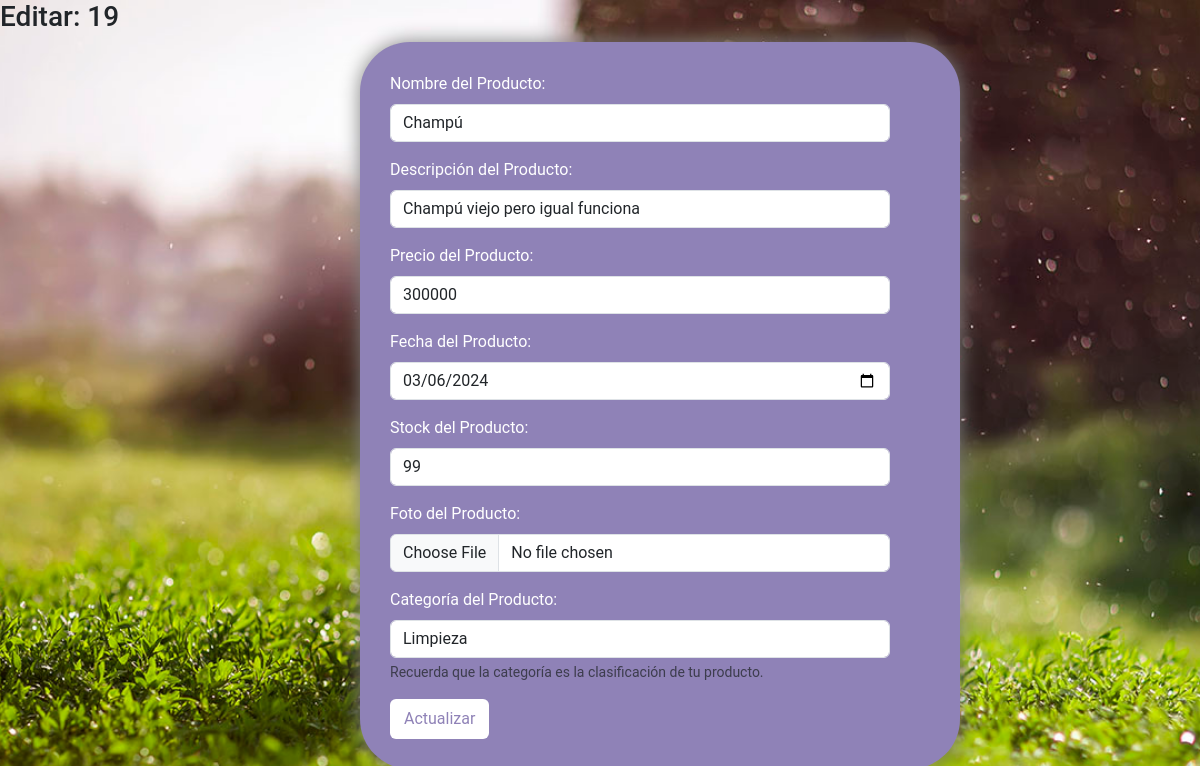
The app's page /productos_editar/19/ with its own data.
### tienda/models.py (models this page shows, shortened)
class Producto(models.Model):
    nombre = models.CharField(max_length=254)
    descripcion = models.TextField(null=True, blank=True, default="El producto no tiene descripción")
    precio = models.IntegerField()
    fecha_compra = models.DateField()
    stock = models.IntegerField(default=1)
    foto = models.ImageField(null=True, blank=True, upload_to='fotos_productos', default='default.png')
    categoria = models.ForeignKey(Categoria, on_delete=models.DO_NOTHING, default=1)

class Categoria(models.Model):
    nombre = models.CharField(max_length=254)
    descripcion = models.TextField(null=True, blank=True)

### tienda/views.py (the view)
# urls.py: path("productos_editar/<int:id>/", views.productos_editar, name="productos_editar"),
def productos_editar(request, id):
    q = Producto.objects.get(pk=id)
    query = Categoria.objects.all()
    contexto = {"id": id, "data": q, "categoria": query}
    return render(request, "tienda/productos/pro-form.html", contexto)

### tienda/templates/tienda/productos/pro-form.html (shortened to what this page needs)
{% extends 'tienda/base.html' %}
{% load static %}
{% block contenedor %}
{% if id %}
    <h3>Editar: {{ data.id }}</h3>
{% else %}
    <h3 class="m-3">Crear: </h3>
{% endif %}
<div class="formulario_contenedor">
    <form method="post" action="{% url 'tienda:productos_guardar' %}" class="forms" enctype="multipart/form-data">
            <div class="mb-3">
                <label class="form-label label_formularios">Nombre del Producto:</label>
                <input type="text" class="form-control input_formularios" placeholder="Nombre" name="nombre" value="{{ data.nombre }}" required>
            </div>
            <div class="mb-3">
                <label class="form-label label_formularios">Descripción del Producto:</label>
                <input type="text" class="form-control input_formularios" placeholder="Descripción" name="descripcion" value="{{ data.descripcion }}" required>
            </div>
            <div class="mb-3">
                <label class="form-label label_formularios">Precio del Producto:</label>
                <input type="number" class="form-control input_formularios" placeholder="Precio" name="precio" value="{{ data.precio }}" required>
            </div>
            <div class="mb-3">
                <label class="form-label label_formularios">Fecha del Producto:</label>
                <input type="date" class="form-control input_formularios" placeholder="Fecha de la Compra" name="fecha_compra" value="{{ data.fecha_compra|date:'Y-m-d' }}" required>
            </div>
            <div class="mb-3">
                <label class="form-label label_formularios">Stock del Producto:</label>
                <input type="number" class="form-control input_formularios" placeholder="Stock" name="stock" value="{{ data.stock }}" required>
            </div>
            <div class="mb-3">
                <label class="form-label label_formularios">Foto del Producto:</label>
                <input type="file" class="form-control input_formularios" placeholder="Foto" name="foto_producto" value="{{ data.foto }}" accept="image/*">
            </div>
            <div class="mb-3">
                <label class="form-label label_formularios">Categoría del Producto:</label>
                <select name="categoria" class="form-control input_formularios" required>
                    {% for c in categoria %}
                        <option value="{{ c.id }}" {% if data.categoria.id == c.id %}selected=""{% endif %} >{{ c.nombre }}</option>
                    {% endfor %}
                </select>
                <div class="form-text">Recuerda que la categoría es la clasificación de tu producto.</div>
            </div>
            {% if id %}
                <button type="submit" class="btn btn-primary enviar_formulario">Actualizar</button>
            {% else %}
                <button type="submit" class="btn btn-primary enviar_formulario">Crear</button>
            {% endif %}
    </form>
</div>
{% endblock %}

### tienda/static/tienda/css/styles2.css (style rules this page uses)
* { margin: 0; padding: 0; box-sizing: border-box; text-decoration: none; font-family: 'Roboto', sans-serif; }
body { background-image: url(../images/banner_inicio.jpg); background-size: cover; background-repeat: no-repeat; background-position: center; background-attachment: fixed; }
.formulario_contenedor { padding: 30px; background-color: #8F82B7; width: 600px; margin-left: 30%; border-radius: 50px; box-shadow: 0 0 20px gray; }
.label_formularios { color: white }
.input_formularios { width: 500px !important; }
.enviar_formulario { background-color: #FFFFFF !important; border: 2px solid transparent !important; color: #8F82B7 !important; }

### records on screen
Producto: id "19", nombre "Champú", descripcion "Champú viejo pero igual funciona", precio "300000", fecha_compra "03/06/2024", stock "99", categoria "Limpieza"
